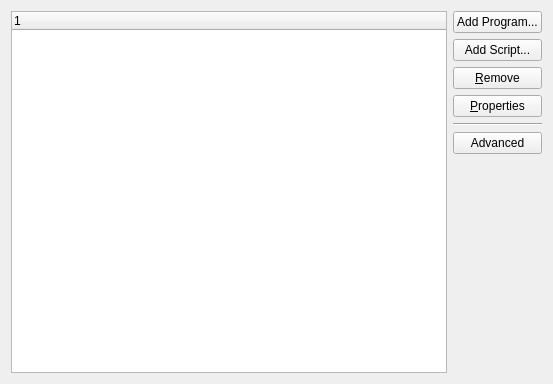
<ui version="4.0" >
 <class>AutostartConfig</class>
 <widget class="QWidget" name="AutostartConfig" >
  <property name="geometry" >
   <rect>
    <x>0</x>
    <y>0</y>
    <width>553</width>
    <height>384</height>
   </rect>
  </property>
  <layout class="QGridLayout" name="gridLayout" >
   <item rowspan="7" row="0" column="0" >
    <widget class="QTreeWidget" name="listCMD" >
     <property name="showDropIndicator" stdset="0" >
      <bool>false</bool>
     </property>
     <property name="rootIsDecorated" >
      <bool>false</bool>
     </property>
     <column>
      <property name="text" >
       <string>1</string>
      </property>
     </column>
    </widget>
   </item>
   <item row="0" column="1" >
    <widget class="QPushButton" name="btnAddProgram" >
     <property name="text" >
      <string>Add Program...</string>
     </property>
    </widget>
   </item>
   <item row="1" column="1" >
    <widget class="QPushButton" name="btnAddScript" >
     <property name="text" >
      <string>Add Script...</string>
     </property>
    </widget>
   </item>
   <item row="2" column="1" >
    <widget class="QPushButton" name="btnRemove" >
     <property name="text" >
      <string>&amp;Remove</string>
     </property>
    </widget>
   </item>
   <item row="3" column="1" >
    <widget class="QPushButton" name="btnProperties" >
     <property name="text" >
      <string>&amp;Properties</string>
     </property>
    </widget>
   </item>
   <item row="6" column="1" >
    <spacer>
     <property name="orientation" >
      <enum>Qt::Vertical</enum>
     </property>
     <property name="sizeHint" stdset="0" >
      <size>
       <width>79</width>
       <height>141</height>
      </size>
     </property>
    </spacer>
   </item>
   <item row="4" column="1" >
    <widget class="Line" name="line" >
     <property name="orientation" >
      <enum>Qt::Horizontal</enum>
     </property>
    </widget>
   </item>
   <item row="5" column="1" >
    <widget class="QPushButton" name="btnAdvanced" >
     <property name="text" >
      <string>Advanced</string>
     </property>
    </widget>
   </item>
  </layout>
 </widget>
 <resources/>
 <connections/>
</ui>
